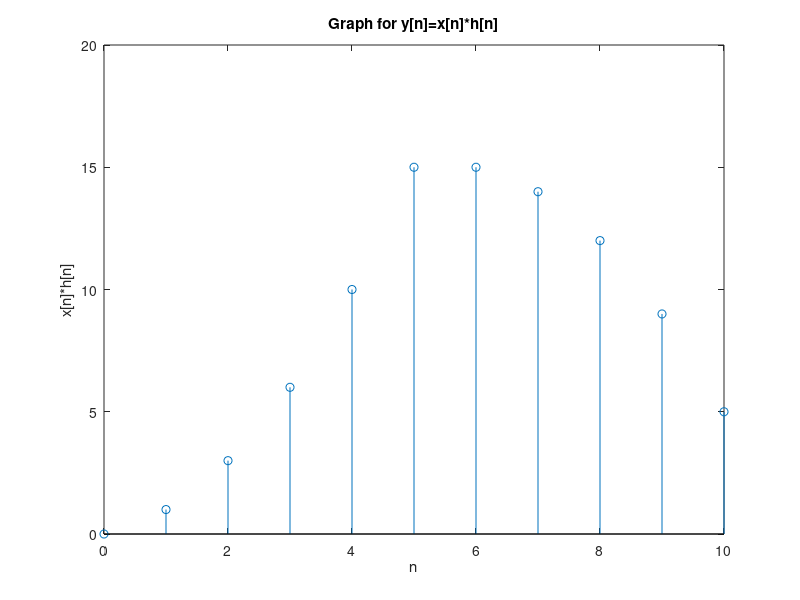

Source code (MATLAB):
% 2.1(c)
% conv
ny = 0:10;
x = ones(1,6);
h = zeros(1,6);

for i = 1:6
    h(i) = i-1;
end

y = conv(x,h);

stem(ny,y);
xlabel('n'); ylabel('x[n]*h[n]');
title('Graph for y[n]=x[n]*h[n]');